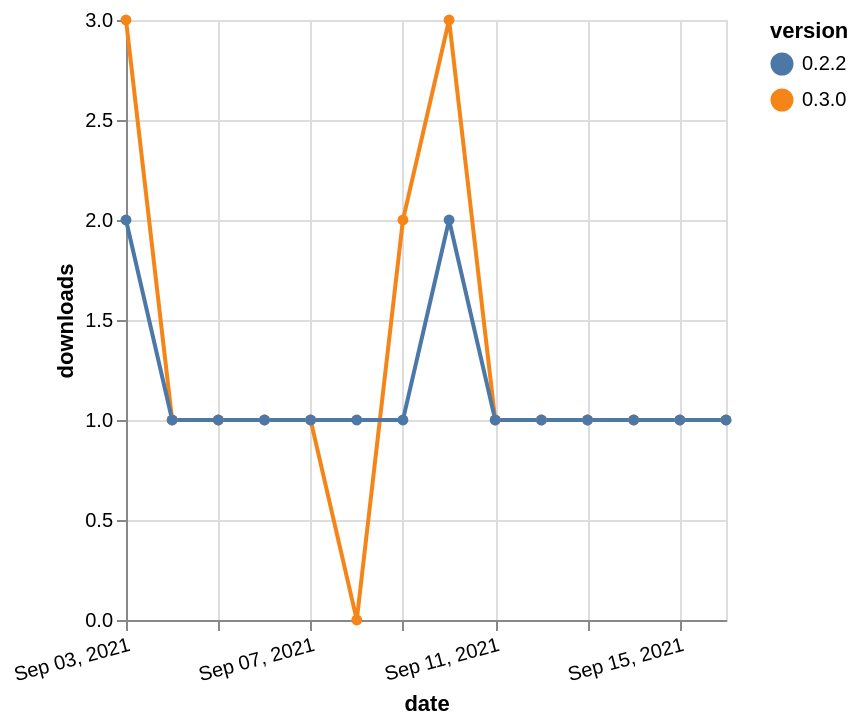

Here is the Vega-Lite specification saved for this chart:
### Vega-Lite specification from a JSON file in a GitHub repository (floating-point values rounded to 4 significant figures)
{"$schema": "https://vega.github.io/schema/vega-lite/v5.json", "description": "A simple bar chart with embedded data.", "data": {"values": [{"date": "2021-09-03", "total": 48, "delta": 3, "version": "0.3.0"}, {"date": "2021-09-04", "total": 49, "delta": 1, "version": "0.3.0"}, {"date": "2021-09-05", "total": 50, "delta": 1, "version": "0.3.0"}, {"date": "2021-09-06", "total": 51, "delta": 1, "version": "0.3.0"}, {"date": "2021-09-07", "total": 52, "delta": 1, "version": "0.3.0"}, {"date": "2021-09-08", "total": 52, "delta": 0, "version": "0.3.0"}, {"date": "2021-09-09", "total": 54, "delta": 2, "version": "0.3.0"}, {"date": "2021-09-10", "total": 57, "delta": 3, "version": "0.3.0"}, {"date": "2021-09-11", "total": 58, "delta": 1, "version": "0.3.0"}, {"date": "2021-09-12", "total": 59, "delta": 1, "version": "0.3.0"}, {"date": "2021-09-13", "total": 60, "delta": 1, "version": "0.3.0"}, {"date": "2021-09-14", "total": 61, "delta": 1, "version": "0.3.0"}, {"date": "2021-09-15", "total": 62, "delta": 1, "version": "0.3.0"}, {"date": "2021-09-16", "total": 63, "delta": 1, "version": "0.3.0"}, {"date": "2021-09-03", "total": 120, "delta": 2, "version": "0.2.2"}, {"date": "2021-09-04", "total": 121, "delta": 1, "version": "0.2.2"}, {"date": "2021-09-05", "total": 122, "delta": 1, "version": "0.2.2"}, {"date": "2021-09-06", "total": 123, "delta": 1, "version": "0.2.2"}, {"date": "2021-09-07", "total": 124, "delta": 1, "version": "0.2.2"}, {"date": "2021-09-08", "total": 125, "delta": 1, "version": "0.2.2"}, {"date": "2021-09-09", "total": 126, "delta": 1, "version": "0.2.2"}, {"date": "2021-09-10", "total": 128, "delta": 2, "version": "0.2.2"}, {"date": "2021-09-11", "total": 129, "delta": 1, "version": "0.2.2"}, {"date": "2021-09-12", "total": 130, "delta": 1, "version": "0.2.2"}, {"date": "2021-09-13", "total": 131, "delta": 1, "version": "0.2.2"}, {"date": "2021-09-14", "total": 132, "delta": 1, "version": "0.2.2"}, {"date": "2021-09-15", "total": 133, "delta": 1, "version": "0.2.2"}, {"date": "2021-09-16", "total": 134, "delta": 1, "version": "0.2.2"}]}, "width": "container", "mark": {"type": "line", "point": {"filled": true}}, "encoding": {"x": {"field": "date", "type": "temporal", "timeUnit": "yearmonthdate", "title": "date", "axis": {"labelAngle": -15}}, "y": {"field": "delta", "type": "quantitative", "title": "downloads"}, "color": {"field": "version", "type": "nominal"}, "tooltip": {"field": "delta"}}}
